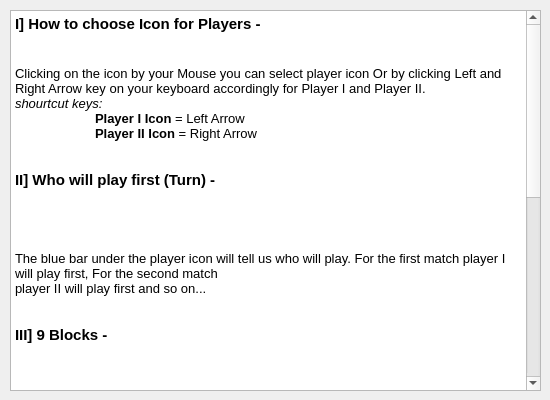
<?xml version="1.0" encoding="UTF-8"?>
<ui version="4.0">
 <class>HowToPlay</class>
 <widget class="QDialog" name="HowToPlay">
  <property name="geometry">
   <rect>
    <x>0</x>
    <y>0</y>
    <width>550</width>
    <height>400</height>
   </rect>
  </property>
  <property name="minimumSize">
   <size>
    <width>550</width>
    <height>400</height>
   </size>
  </property>
  <property name="maximumSize">
   <size>
    <width>550</width>
    <height>400</height>
   </size>
  </property>
  <property name="windowTitle">
   <string>How To Play</string>
  </property>
  <property name="windowIcon">
   <iconset resource="resource.qrc">
    <normaloff>:/Images/Images/thumbnail.png</normaloff>:/Images/Images/thumbnail.png</iconset>
  </property>
  <widget class="QTextBrowser" name="textBrowser">
   <property name="geometry">
    <rect>
     <x>10</x>
     <y>10</y>
     <width>531</width>
     <height>381</height>
    </rect>
   </property>
   <property name="html">
    <string>&lt;!DOCTYPE HTML PUBLIC &quot;-//W3C//DTD HTML 4.0//EN&quot; &quot;http://www.w3.org/TR/REC-html40/strict.dtd&quot;&gt;
&lt;html&gt;&lt;head&gt;&lt;meta name=&quot;qrichtext&quot; content=&quot;1&quot; /&gt;&lt;style type=&quot;text/css&quot;&gt;
p, li { white-space: pre-wrap; }
&lt;/style&gt;&lt;/head&gt;&lt;body style=&quot; font-family:'MS Shell Dlg 2'; font-size:8.25pt; font-weight:400; font-style:normal;&quot;&gt;
&lt;p style=&quot; margin-top:0px; margin-bottom:0px; margin-left:0px; margin-right:0px; -qt-block-indent:0; text-indent:0px;&quot;&gt;&lt;span style=&quot; font-size:11pt; font-weight:600;&quot;&gt;I] How to choose Icon for Players -&lt;/span&gt;&lt;/p&gt;
&lt;p style=&quot;-qt-paragraph-type:empty; margin-top:0px; margin-bottom:0px; margin-left:0px; margin-right:0px; -qt-block-indent:0; text-indent:0px; font-size:11pt; font-weight:600;&quot;&gt;&lt;br /&gt;&lt;/p&gt;
&lt;p style=&quot; margin-top:0px; margin-bottom:0px; margin-left:0px; margin-right:0px; -qt-block-indent:0; text-indent:0px;&quot;&gt;&lt;img src=&quot;:/Images/Images/howtoplay_changeicon_info.png&quot; /&gt;&lt;/p&gt;
&lt;p style=&quot; margin-top:0px; margin-bottom:0px; margin-left:0px; margin-right:0px; -qt-block-indent:0; text-indent:0px;&quot;&gt;&lt;span style=&quot; font-size:10pt;&quot;&gt; &lt;/span&gt;&lt;/p&gt;
&lt;p style=&quot; margin-top:0px; margin-bottom:0px; margin-left:0px; margin-right:0px; -qt-block-indent:0; text-indent:0px;&quot;&gt;&lt;span style=&quot; font-size:10pt;&quot;&gt;Clicking on the icon by your Mouse you can select player icon Or by clicking Left and Right Arrow key on your keyboard accordingly for Player I and Player II.&lt;/span&gt;&lt;/p&gt;
&lt;p style=&quot; margin-top:0px; margin-bottom:0px; margin-left:0px; margin-right:0px; -qt-block-indent:0; text-indent:0px;&quot;&gt;&lt;span style=&quot; font-size:10pt; font-style:italic;&quot;&gt;shourtcut keys:&lt;/span&gt;&lt;/p&gt;
&lt;p style=&quot; margin-top:0px; margin-bottom:0px; margin-left:0px; margin-right:0px; -qt-block-indent:0; text-indent:0px;&quot;&gt;&lt;span style=&quot; font-size:10pt; font-style:italic;&quot;&gt;	&lt;/span&gt;&lt;span style=&quot; font-size:10pt; font-weight:600;&quot;&gt;Player I Icon&lt;/span&gt;&lt;span style=&quot; font-size:10pt; font-style:italic;&quot;&gt; &lt;/span&gt;&lt;span style=&quot; font-size:10pt;&quot;&gt;= Left Arrow&lt;/span&gt;&lt;/p&gt;
&lt;p style=&quot; margin-top:0px; margin-bottom:0px; margin-left:0px; margin-right:0px; -qt-block-indent:0; text-indent:0px;&quot;&gt;&lt;span style=&quot; font-size:10pt;&quot;&gt;	&lt;/span&gt;&lt;span style=&quot; font-size:10pt; font-weight:600;&quot;&gt;Player II Icon&lt;/span&gt;&lt;span style=&quot; font-size:10pt; font-style:italic;&quot;&gt; &lt;/span&gt;&lt;span style=&quot; font-size:10pt;&quot;&gt;= Right Arrow &lt;/span&gt;&lt;/p&gt;
&lt;p style=&quot;-qt-paragraph-type:empty; margin-top:0px; margin-bottom:0px; margin-left:0px; margin-right:0px; -qt-block-indent:0; text-indent:0px; font-size:10pt;&quot;&gt;&lt;br /&gt;&lt;/p&gt;
&lt;p style=&quot;-qt-paragraph-type:empty; margin-top:0px; margin-bottom:0px; margin-left:0px; margin-right:0px; -qt-block-indent:0; text-indent:0px; font-size:10pt;&quot;&gt;&lt;br /&gt;&lt;/p&gt;
&lt;p style=&quot; margin-top:0px; margin-bottom:0px; margin-left:0px; margin-right:0px; -qt-block-indent:0; text-indent:0px;&quot;&gt;&lt;span style=&quot; font-size:11pt; font-weight:600;&quot;&gt;II] Who will play first (Turn) -&lt;/span&gt;&lt;/p&gt;
&lt;p style=&quot;-qt-paragraph-type:empty; margin-top:0px; margin-bottom:0px; margin-left:0px; margin-right:0px; -qt-block-indent:0; text-indent:0px; font-size:11pt; font-weight:600;&quot;&gt;&lt;br /&gt;&lt;/p&gt;
&lt;p style=&quot; margin-top:0px; margin-bottom:0px; margin-left:0px; margin-right:0px; -qt-block-indent:0; text-indent:0px;&quot;&gt;&lt;img src=&quot;:/Images/Images/howtoplay_turnbar_info.png&quot; /&gt;&lt;/p&gt;
&lt;p style=&quot;-qt-paragraph-type:empty; margin-top:0px; margin-bottom:0px; margin-left:0px; margin-right:0px; -qt-block-indent:0; text-indent:0px; font-size:8pt;&quot;&gt;&lt;br /&gt;&lt;/p&gt;
&lt;p style=&quot; margin-top:0px; margin-bottom:0px; margin-left:0px; margin-right:0px; -qt-block-indent:0; text-indent:0px;&quot;&gt;&lt;span style=&quot; font-size:11pt; font-weight:600;&quot;&gt; &lt;/span&gt;&lt;/p&gt;
&lt;p style=&quot; margin-top:0px; margin-bottom:0px; margin-left:0px; margin-right:0px; -qt-block-indent:0; text-indent:0px;&quot;&gt;&lt;span style=&quot; font-size:10pt;&quot;&gt;The blue bar under the player icon will tell us who will play. For the first match player I will play first, For the second match &lt;/span&gt;&lt;/p&gt;
&lt;p style=&quot; margin-top:0px; margin-bottom:0px; margin-left:0px; margin-right:0px; -qt-block-indent:0; text-indent:0px;&quot;&gt;&lt;span style=&quot; font-size:10pt;&quot;&gt;player II will play first and so on...&lt;/span&gt;&lt;/p&gt;
&lt;p style=&quot;-qt-paragraph-type:empty; margin-top:0px; margin-bottom:0px; margin-left:0px; margin-right:0px; -qt-block-indent:0; text-indent:0px; font-size:10pt;&quot;&gt;&lt;br /&gt;&lt;/p&gt;
&lt;p style=&quot;-qt-paragraph-type:empty; margin-top:0px; margin-bottom:0px; margin-left:0px; margin-right:0px; -qt-block-indent:0; text-indent:0px; font-size:10pt;&quot;&gt;&lt;br /&gt;&lt;/p&gt;
&lt;p style=&quot; margin-top:0px; margin-bottom:0px; margin-left:0px; margin-right:0px; -qt-block-indent:0; text-indent:0px;&quot;&gt;&lt;span style=&quot; font-size:11pt; font-weight:600;&quot;&gt;III] 9 Blocks -&lt;/span&gt;&lt;/p&gt;
&lt;p style=&quot;-qt-paragraph-type:empty; margin-top:0px; margin-bottom:0px; margin-left:0px; margin-right:0px; -qt-block-indent:0; text-indent:0px; font-size:11pt; font-weight:600;&quot;&gt;&lt;br /&gt;&lt;/p&gt;
&lt;p style=&quot; margin-top:0px; margin-bottom:0px; margin-left:0px; margin-right:0px; -qt-block-indent:0; text-indent:0px;&quot;&gt;&lt;img src=&quot;:/Images/Images/howtoplay_blocks_info.png&quot; /&gt;&lt;/p&gt;
&lt;p style=&quot;-qt-paragraph-type:empty; margin-top:0px; margin-bottom:0px; margin-left:0px; margin-right:0px; -qt-block-indent:0; text-indent:0px; font-size:8pt;&quot;&gt;&lt;br /&gt;&lt;/p&gt;
&lt;p style=&quot;-qt-paragraph-type:empty; margin-top:0px; margin-bottom:0px; margin-left:0px; margin-right:0px; -qt-block-indent:0; text-indent:0px; font-size:8pt;&quot;&gt;&lt;br /&gt;&lt;/p&gt;
&lt;p style=&quot; margin-top:0px; margin-bottom:0px; margin-left:0px; margin-right:0px; -qt-block-indent:0; text-indent:0px;&quot;&gt;&lt;span style=&quot; font-size:10pt;&quot;&gt;Tap anywhere on the 9 blocks and your icon will set for that perticular block.&lt;/span&gt;&lt;/p&gt;
&lt;p style=&quot; margin-top:0px; margin-bottom:0px; margin-left:0px; margin-right:0px; -qt-block-indent:0; text-indent:0px;&quot;&gt;&lt;span style=&quot; font-size:10pt; font-style:italic;&quot;&gt;shourtcut keys:&lt;/span&gt;&lt;/p&gt;
&lt;p style=&quot; margin-top:0px; margin-bottom:0px; margin-left:0px; margin-right:0px; -qt-block-indent:0; text-indent:0px;&quot;&gt;&lt;span style=&quot; font-size:10pt; font-style:italic;&quot;&gt;	&lt;/span&gt;&lt;span style=&quot; font-size:10pt; font-weight:600;&quot;&gt;[&lt;/span&gt;&lt;span style=&quot; font-size:10pt; font-style:italic;&quot;&gt;Make sure your&lt;/span&gt;&lt;span style=&quot; font-size:10pt; font-weight:600; font-style:italic;&quot;&gt; num lk&lt;/span&gt;&lt;span style=&quot; font-size:10pt; font-style:italic;&quot;&gt; button is turned on&lt;/span&gt;&lt;span style=&quot; font-size:10pt;&quot;&gt;.&lt;/span&gt;&lt;span style=&quot; font-size:10pt; font-weight:600;&quot;&gt;]&lt;/span&gt;&lt;/p&gt;
&lt;p style=&quot; margin-top:0px; margin-bottom:0px; margin-left:0px; margin-right:0px; -qt-block-indent:0; text-indent:0px;&quot;&gt;&lt;span style=&quot; font-size:10pt; font-style:italic;&quot;&gt;	&lt;/span&gt;&lt;span style=&quot; font-size:10pt; font-weight:600;&quot;&gt;Block 1&lt;/span&gt;&lt;span style=&quot; font-size:10pt; font-style:italic;&quot;&gt; &lt;/span&gt;&lt;span style=&quot; font-size:10pt;&quot;&gt;= 9   &lt;/span&gt;&lt;span style=&quot; font-size:10pt; font-weight:600;&quot;&gt;Block 2&lt;/span&gt;&lt;span style=&quot; font-size:10pt;&quot;&gt; = 8	&lt;/span&gt;&lt;span style=&quot; font-size:10pt; font-weight:600;&quot;&gt;Block 3&lt;/span&gt;&lt;span style=&quot; font-size:10pt; font-style:italic;&quot;&gt; &lt;/span&gt;&lt;span style=&quot; font-size:10pt;&quot;&gt;= 9&lt;/span&gt;&lt;/p&gt;
&lt;p style=&quot; margin-top:0px; margin-bottom:0px; margin-left:0px; margin-right:0px; -qt-block-indent:0; text-indent:0px;&quot;&gt;&lt;span style=&quot; font-size:10pt;&quot;&gt;	&lt;/span&gt;&lt;span style=&quot; font-size:10pt; font-weight:600;&quot;&gt;Block 4&lt;/span&gt;&lt;span style=&quot; font-size:10pt;&quot;&gt; = 4	&lt;/span&gt;&lt;span style=&quot; font-size:10pt; font-weight:600;&quot;&gt;Block 5&lt;/span&gt;&lt;span style=&quot; font-size:10pt;&quot;&gt; = 5	&lt;/span&gt;&lt;span style=&quot; font-size:10pt; font-weight:600;&quot;&gt;Block 6&lt;/span&gt;&lt;span style=&quot; font-size:10pt;&quot;&gt; = 6&lt;/span&gt;&lt;/p&gt;
&lt;p style=&quot; margin-top:0px; margin-bottom:0px; margin-left:0px; margin-right:0px; -qt-block-indent:0; text-indent:0px;&quot;&gt;&lt;span style=&quot; font-size:10pt; font-weight:600;&quot;&gt;	Block 7&lt;/span&gt;&lt;span style=&quot; font-size:10pt;&quot;&gt; = 1	&lt;/span&gt;&lt;span style=&quot; font-size:10pt; font-weight:600;&quot;&gt;Block 8&lt;/span&gt;&lt;span style=&quot; font-size:10pt;&quot;&gt; = 2	&lt;/span&gt;&lt;span style=&quot; font-size:10pt; font-weight:600;&quot;&gt;Block 9&lt;/span&gt;&lt;span style=&quot; font-size:10pt;&quot;&gt; = 3&lt;/span&gt;&lt;/p&gt;
&lt;p style=&quot;-qt-paragraph-type:empty; margin-top:0px; margin-bottom:0px; margin-left:0px; margin-right:0px; -qt-block-indent:0; text-indent:0px; font-size:10pt;&quot;&gt;&lt;br /&gt;&lt;/p&gt;
&lt;p style=&quot;-qt-paragraph-type:empty; margin-top:0px; margin-bottom:0px; margin-left:0px; margin-right:0px; -qt-block-indent:0; text-indent:0px; font-size:10pt;&quot;&gt;&lt;br /&gt;&lt;/p&gt;
&lt;p style=&quot; margin-top:0px; margin-bottom:0px; margin-left:0px; margin-right:0px; -qt-block-indent:0; text-indent:0px;&quot;&gt;&lt;span style=&quot; font-size:11pt; font-weight:600;&quot;&gt;V] Wins - &lt;/span&gt;&lt;/p&gt;
&lt;p style=&quot;-qt-paragraph-type:empty; margin-top:0px; margin-bottom:0px; margin-left:0px; margin-right:0px; -qt-block-indent:0; text-indent:0px; font-size:11pt; font-weight:600;&quot;&gt;&lt;br /&gt;&lt;/p&gt;
&lt;p style=&quot; margin-top:0px; margin-bottom:0px; margin-left:0px; margin-right:0px; -qt-block-indent:0; text-indent:0px;&quot;&gt;&lt;img src=&quot;:/Images/Images/Wins.png&quot; /&gt;&lt;/p&gt;
&lt;p style=&quot;-qt-paragraph-type:empty; margin-top:0px; margin-bottom:0px; margin-left:0px; margin-right:0px; -qt-block-indent:0; text-indent:0px; font-size:8pt;&quot;&gt;&lt;br /&gt;&lt;/p&gt;
&lt;p style=&quot; margin-top:0px; margin-bottom:0px; margin-left:0px; margin-right:0px; -qt-block-indent:0; text-indent:0px;&quot;&gt;&lt;span style=&quot; font-size:10pt;&quot;&gt;The numbers above the player icons will tell you how many matches a player won.&lt;/span&gt;&lt;/p&gt;
&lt;p style=&quot;-qt-paragraph-type:empty; margin-top:0px; margin-bottom:0px; margin-left:0px; margin-right:0px; -qt-block-indent:0; text-indent:0px; font-size:10pt;&quot;&gt;&lt;br /&gt;&lt;/p&gt;
&lt;p style=&quot;-qt-paragraph-type:empty; margin-top:0px; margin-bottom:0px; margin-left:0px; margin-right:0px; -qt-block-indent:0; text-indent:0px; font-size:10pt;&quot;&gt;&lt;br /&gt;&lt;/p&gt;
&lt;p style=&quot; margin-top:0px; margin-bottom:0px; margin-left:0px; margin-right:0px; -qt-block-indent:0; text-indent:0px;&quot;&gt;&lt;span style=&quot; font-size:11pt; font-weight:600;&quot;&gt;V] NewGame and Countiue Button -&lt;/span&gt;&lt;/p&gt;
&lt;p style=&quot;-qt-paragraph-type:empty; margin-top:0px; margin-bottom:0px; margin-left:0px; margin-right:0px; -qt-block-indent:0; text-indent:0px; font-size:11pt; font-weight:600;&quot;&gt;&lt;br /&gt;&lt;/p&gt;
&lt;p style=&quot; margin-top:0px; margin-bottom:0px; margin-left:0px; margin-right:0px; -qt-block-indent:0; text-indent:0px;&quot;&gt;&lt;img src=&quot;:/Images/Images/howtoplay_newgame_countiue_info.png&quot; /&gt;&lt;/p&gt;
&lt;p style=&quot;-qt-paragraph-type:empty; margin-top:0px; margin-bottom:0px; margin-left:0px; margin-right:0px; -qt-block-indent:0; text-indent:0px; font-size:8pt;&quot;&gt;&lt;br /&gt;&lt;/p&gt;
&lt;p style=&quot; margin-top:0px; margin-bottom:0px; margin-left:0px; margin-right:0px; -qt-block-indent:0; text-indent:0px;&quot;&gt;&lt;span style=&quot; font-size:10pt;&quot;&gt;By clicking COUNTINUE you will be able to go forword and you can play your next match; And if you click NEWGAME then the match will end and all the icons, wins will reset to 0.&lt;/span&gt;&lt;/p&gt;
&lt;p style=&quot; margin-top:0px; margin-bottom:0px; margin-left:0px; margin-right:0px; -qt-block-indent:0; text-indent:0px;&quot;&gt;&lt;span style=&quot; font-size:10pt; font-style:italic;&quot;&gt;shourtcut keys:&lt;/span&gt;&lt;/p&gt;
&lt;p style=&quot; margin-top:0px; margin-bottom:0px; margin-left:0px; margin-right:0px; -qt-block-indent:0; text-indent:0px;&quot;&gt;&lt;span style=&quot; font-size:10pt; font-style:italic;&quot;&gt;	&lt;/span&gt;&lt;span style=&quot; font-size:10pt; font-weight:600;&quot;&gt;newgame&lt;/span&gt;&lt;span style=&quot; font-size:10pt; font-style:italic;&quot;&gt; &lt;/span&gt;&lt;span style=&quot; font-size:10pt;&quot;&gt;= Esc&lt;/span&gt;&lt;/p&gt;
&lt;p style=&quot; margin-top:0px; margin-bottom:0px; margin-left:0px; margin-right:0px; -qt-block-indent:0; text-indent:0px;&quot;&gt;&lt;span style=&quot; font-size:10pt;&quot;&gt;	&lt;/span&gt;&lt;span style=&quot; font-size:10pt; font-weight:600;&quot;&gt;countiue&lt;/span&gt;&lt;span style=&quot; font-size:10pt;&quot;&gt; = enter &lt;/span&gt;&lt;/p&gt;&lt;/body&gt;&lt;/html&gt;</string>
   </property>
  </widget>
 </widget>
 <resources>
  <include location="resource.qrc"/>
 </resources>
 <connections/>
</ui>
